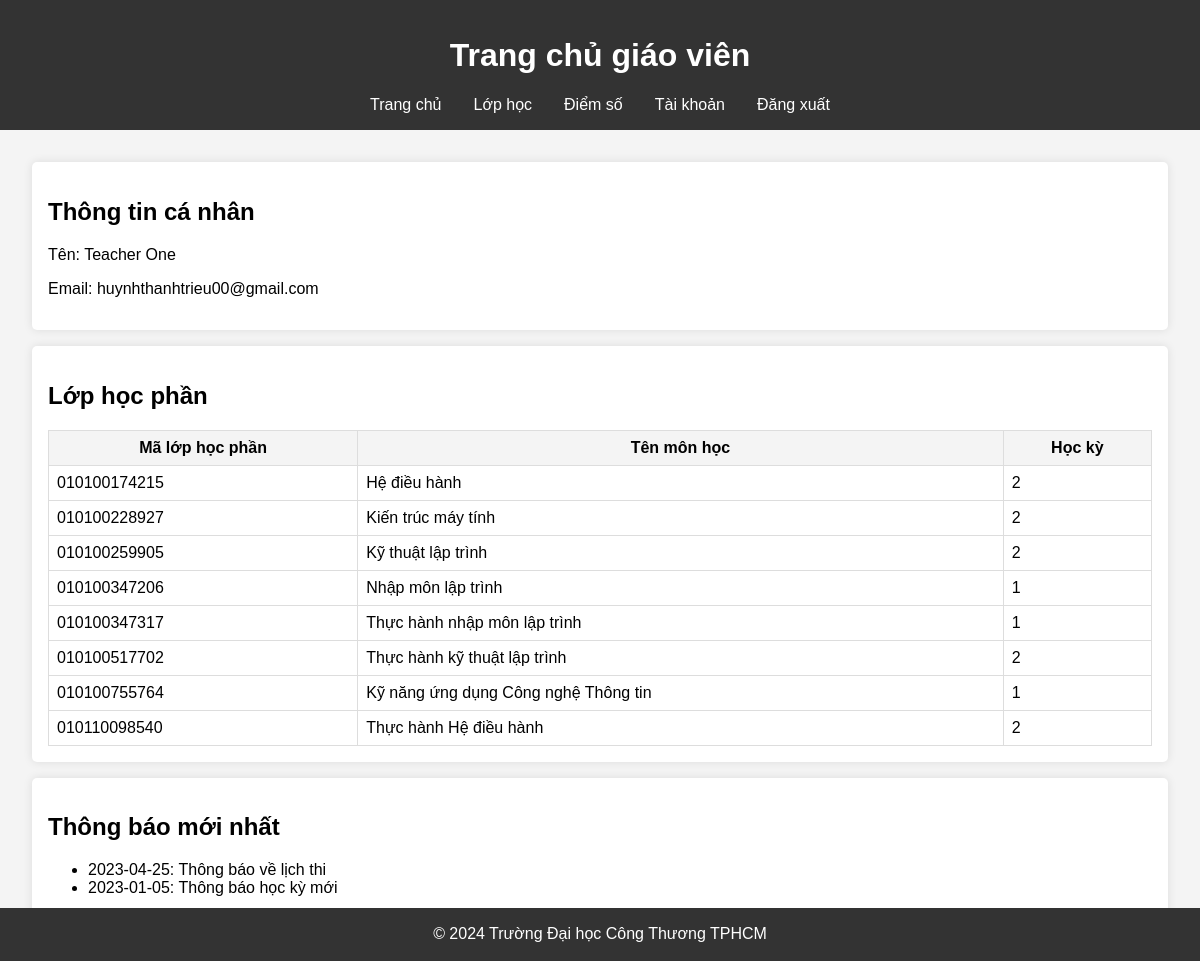
/Teacher/DangNhap/teacher.php (signed in), run on the app's committed database.
### tables this page shows
CREATE TABLE `lophocphan` (
  `id_lhp` varchar(12) NOT NULL,
  `id_lh` int(11) DEFAULT NULL,
  `id_mh` varchar(10) DEFAULT NULL,
  `id_gv` varchar(10) DEFAULT NULL,
  `id_hk` int(11) DEFAULT NULL
);

CREATE TABLE `monhoc` (
  `id_mh` varchar(10) NOT NULL,
  `ten` varchar(100) DEFAULT NULL,
  `so_tin_chi` int(11) DEFAULT NULL
);

CREATE TABLE `thongbao` (
  `id_thongbao` int(11) NOT NULL,
  `tieu_de` varchar(255) NOT NULL,
  `noi_dung` text DEFAULT NULL,
  `ngay_dang` date DEFAULT NULL,
  `khoa` varchar(50) DEFAULT NULL,
  `id_gv` varchar(10) DEFAULT NULL
);

### Teacher/DangNhap/teacher.php (the view, shortened to what this page needs)
<?php
require '../../connect.php';
$user = $_SESSION['user'];
$userId = $user['id_user'];
$sql = "SELECT lophocphan.id_lhp, lophocphan.id_lh, lophocphan.id_mh, lophocphan.id_hk, monhoc.ten AS ten_mh
        FROM lophocphan
        JOIN monhoc ON lophocphan.id_mh = monhoc.id_mh
        WHERE lophocphan.id_gv = ?";
$stmt = $conn->prepare($sql);
$stmt->execute([$userId]);
$lophocphans = $stmt->fetchAll(PDO::FETCH_ASSOC);
$sql = "SELECT * FROM thongbao WHERE id_gv = ? ORDER BY ngay_dang DESC";
$stmt = $conn->prepare($sql);
$stmt->execute([$userId]);
$thongbaos = $stmt->fetchAll(PDO::FETCH_ASSOC);
?>
<!DOCTYPE html>
<html lang="en">
<head>
    <link rel="stylesheet" href="./CSS/stylegiaovien.css">
</head>
<body>
    <header>
        <h1>Trang chủ giáo viên</h1>
        <nav>
            <ul>
                <li><a href="teacher.php">Trang chủ</a></li>
                <li><a href="teacher_classes.php">Lớp học</a></li>
                <li><a href="teacher_grades.php">Điểm số</a></li>
                <li><a href="../../login.php">Tài khoản</a></li>
                <li><a href="../../logout.php">Đăng xuất</a></li>
            </ul>
        </nav>
    </header>
    <main>
        <section>
            <h2>Thông tin cá nhân</h2>
            <p>Tên: <?php echo htmlspecialchars($user['ten']); ?></p>
            <p>Email: <?php echo htmlspecialchars($user['email']); ?></p>
        </section>
        <section>
            <h2>Lớp học phần</h2>
            <table>
                <thead>
                    <tr>
                        <th>Mã lớp học phần</th>
                        <th>Tên môn học</th>
                        <th>Học kỳ</th>
                    </tr>
                </thead>
                <tbody>
                    <?php foreach ($lophocphans as $lhp): ?>
                        <tr>
                            <td><?php echo htmlspecialchars($lhp['id_lhp']); ?></td>
                            <td><?php echo htmlspecialchars($lhp['ten_mh']); ?></td>
                            <td><?php echo htmlspecialchars($lhp['id_hk']); ?></td>
                        </tr>
                    <?php endforeach; ?>
                </tbody>
            </table>
        </section>
        <section>
            <h2>Thông báo mới nhất</h2>
            <ul>
                <?php foreach ($thongbaos as $tb): ?>
                    <li><?php echo htmlspecialchars($tb['ngay_dang']); ?>: <?php echo htmlspecialchars($tb['tieu_de']); ?></li>
                <?php endforeach; ?>
            </ul>
        </section>
    </main>
    <footer>
        <p>&copy; 2024 Trường Đại học Công Thương TPHCM</p>
    </footer>
</body>
</html>

### Teacher/DangNhap/CSS/stylegiaovien.css (style rules this page uses)
body { font-family: Arial, sans-serif; margin: 0; padding: 0; background-color: #f4f4f4; }
header { background-color: #333; color: #fff; padding: 1em 0; text-align: center; }
nav ul { list-style: none; padding: 0; margin: 0; display: flex; justify-content: center; }
nav ul li { margin: 0 1em; }
nav ul li a { color: #fff; text-decoration: none; }
main { margin: 2em; }
section { background-color: #fff; padding: 1em; margin-bottom: 1em; border-radius: 5px; box-shadow: 0 0 10px rgba(0, 0, 0, 0.1); }
table { width: 100%; border-collapse: collapse; margin-top: 1em; }
table th, table td { padding: 0.5em; border: 1px solid #ddd; }
table th { background-color: #f4f4f4; }
footer { background-color: #333; color: #fff; text-align: center; padding: 0.1em 0; position: fixed; width: 100%; bottom: 0; }

### data on the page
lophocphan: id_lhp "010100174215", id_mh.ten "Hệ điều hành", id_hk "2"
lophocphan: id_lhp "010100228927", id_mh.ten "Kiến trúc máy tính", id_hk "2"
lophocphan: id_lhp "010100259905", id_mh.ten "Kỹ thuật lập trình", id_hk "2"
lophocphan: id_lhp "010100347206", id_mh.ten "Nhập môn lập trình", id_hk "1"
lophocphan: id_lhp "010100347317", id_mh.ten "Thực hành nhập môn lập trình", id_hk "1"
lophocphan: id_lhp "010100517702", id_mh.ten "Thực hành kỹ thuật lập trình", id_hk "2"
lophocphan: id_lhp "010100755764", id_mh.ten "Kỹ năng ứng dụng Công nghệ Thông tin", id_hk "1"
lophocphan: id_lhp "010110098540", id_mh.ten "Thực hành Hệ điều hành", id_hk "2"
thongbao: ngay_dang "2023-04-25", tieu_de "Thông báo về lịch thi"
thongbao: ngay_dang "2023-01-05", tieu_de "Thông báo học kỳ mới"

### other printed values
$user['ten'] "Teacher One"
$user['email'] "huynhthanhtrieu00@gmail.com"
